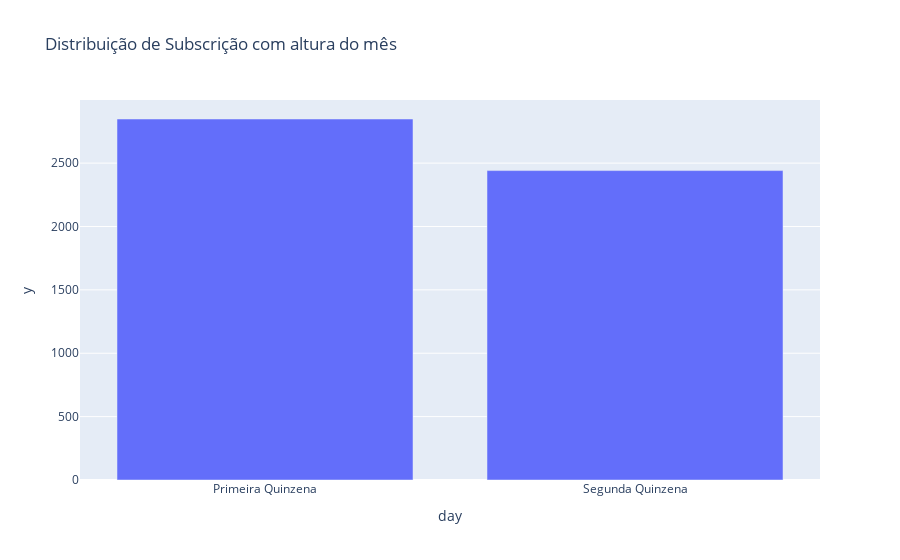

Notebook cell for this chart:
### Code cell
joby = pd.DataFrame(data.groupby('day')['y'].sum()).reset_index()
joby = joby.sort_values(by = 'y', ascending = False)
fig = px.bar(joby.iloc[:], #plotting only the top 20 Countries
             x = 'day', y = 'y', title = 'Distribuição de Subscrição com altura do mês')

fig.show()

### Figure 1 — Plotly figure (JSON) as saved in the notebook; plotly's stock layout.template omitted (floating-point values rounded to 4 significant figures)
{"data": [{"alignmentgroup": "True", "hovertemplate": "day=%{x}<br>y=%{y}<extra></extra>", "legendgroup": "", "marker": {"color": "#636efa"}, "name": "", "offsetgroup": "", "orientation": "v", "showlegend": false, "textposition": "auto", "type": "bar", "x": ["Primeira Quinzena", "Segunda Quinzena"], "xaxis": "x", "y": [2848, 2441], "yaxis": "y"}], "layout": {"barmode": "relative", "legend": {"tracegroupgap": 0}, "title": {"text": "Distribuição de Subscrição com altura do mês"}, "xaxis": {"anchor": "y", "domain": [0, 1], "title": {"text": "day"}}, "yaxis": {"anchor": "x", "domain": [0, 1], "title": {"text": "y"}}}}
